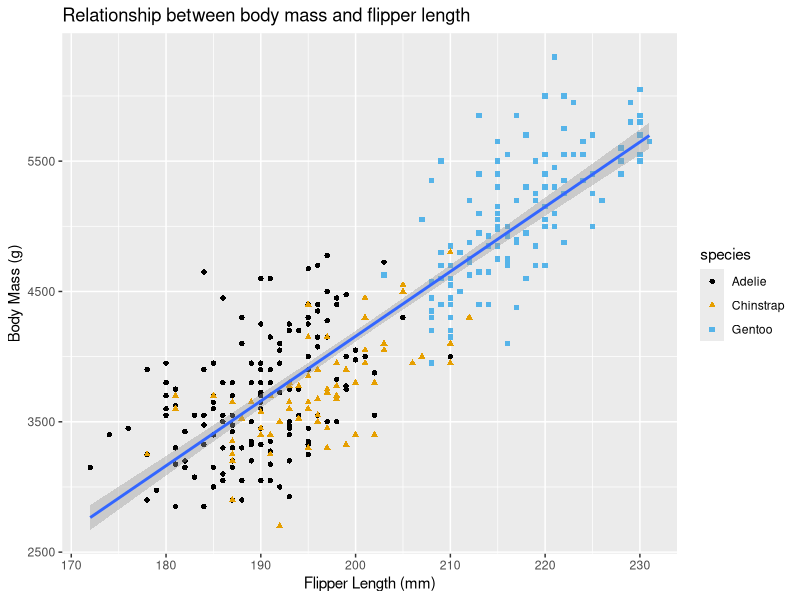
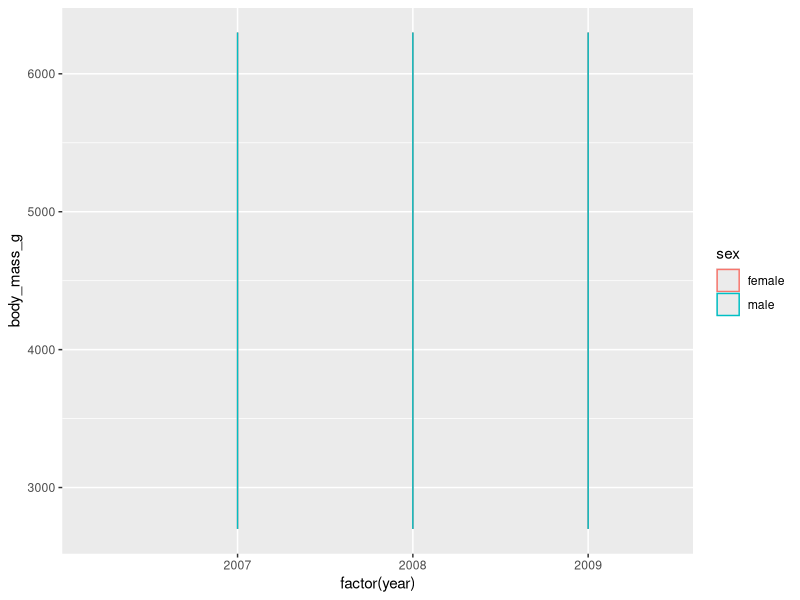
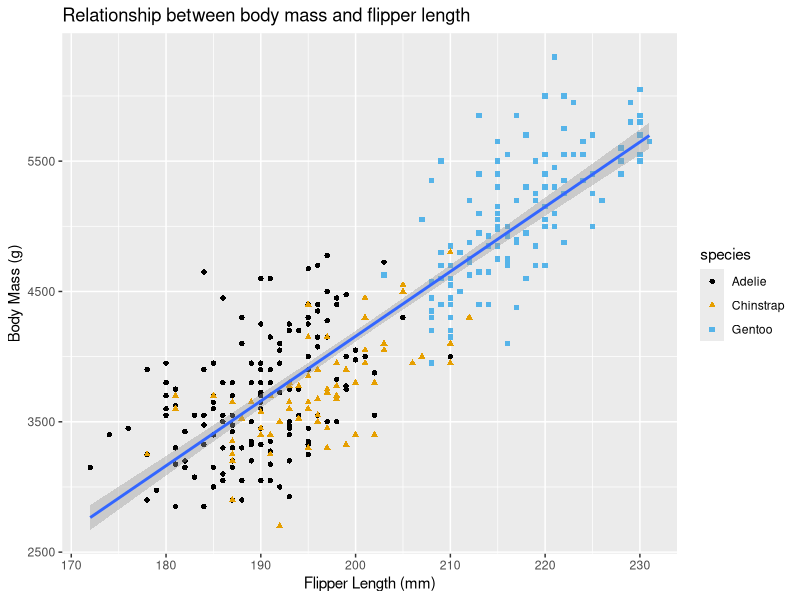

The R source for these figures, in order:
library("tidyverse")
library(palmerpenguins)
library(ggthemes)


penguins[, c("species",'island')]


ggplot(data = penguins,
       ) + 
  geom_point(mapping = aes(x = flipper_length_mm, 
                           y = body_mass_g, 
                           color = species, 
                           shape = species)) +
  scale_color_colorblind() +
  geom_smooth(mapping = aes(x = flipper_length_mm, 
                             y = body_mass_g), 
              method = lm) +
  xlab("Flipper Length (mm)") +
  ylab("Body Mass (g)") +
  ggtitle("Relationship between body mass and flipper length")
ggsave(filename = "/Users/cmdb/qbb2024-answers/d1-afternoon/crotteau_day1_afternoon_plot.pdf")


ggplot(data = penguins %>% filter(!is.na(sex)), 
       mapping = aes(x=factor(year),
                     y=body_mass_g,
                     color=sex)) +
  geom_density()

